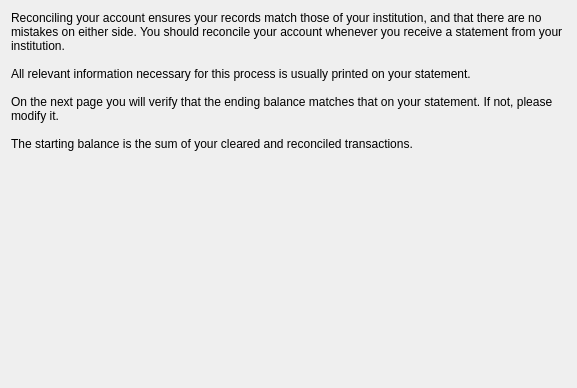
<?xml version="1.0" encoding="UTF-8"?>
<ui version="4.0">
 <class>CheckingStartWizardPage</class>
 <widget class="QWizardPage" name="CheckingStartWizardPage">
  <property name="geometry">
   <rect>
    <x>6</x>
    <y>34</y>
    <width>577</width>
    <height>388</height>
   </rect>
  </property>
  <attribute name="title">
   <string>General Information</string>
  </attribute>
  <layout class="QVBoxLayout">
   <property name="spacing">
    <number>6</number>
   </property>
   <property name="margin">
    <number>11</number>
   </property>
   <item>
    <widget class="QLabel" name="TextLabel6">
     <property name="text">
      <string>Reconciling your account ensures your records match those of your institution, and that there are no mistakes on either side. You should reconcile your account whenever you receive a statement from your institution.

All relevant information necessary for this process is usually printed on your statement.

On the next page you will verify that the ending balance matches that on your statement. If not, please modify it.

The starting balance is the sum of your cleared and reconciled transactions.</string>
     </property>
     <property name="alignment">
      <set>Qt::AlignTop</set>
     </property>
     <property name="wordWrap">
      <bool>true</bool>
     </property>
    </widget>
   </item>
  </layout>
 </widget>
 <resources/>
 <connections/>
 <customwidgets>
 </customwidgets>
 <tabstops>
 </tabstops>
 <buttongroups>
 </buttongroups>
</ui>
